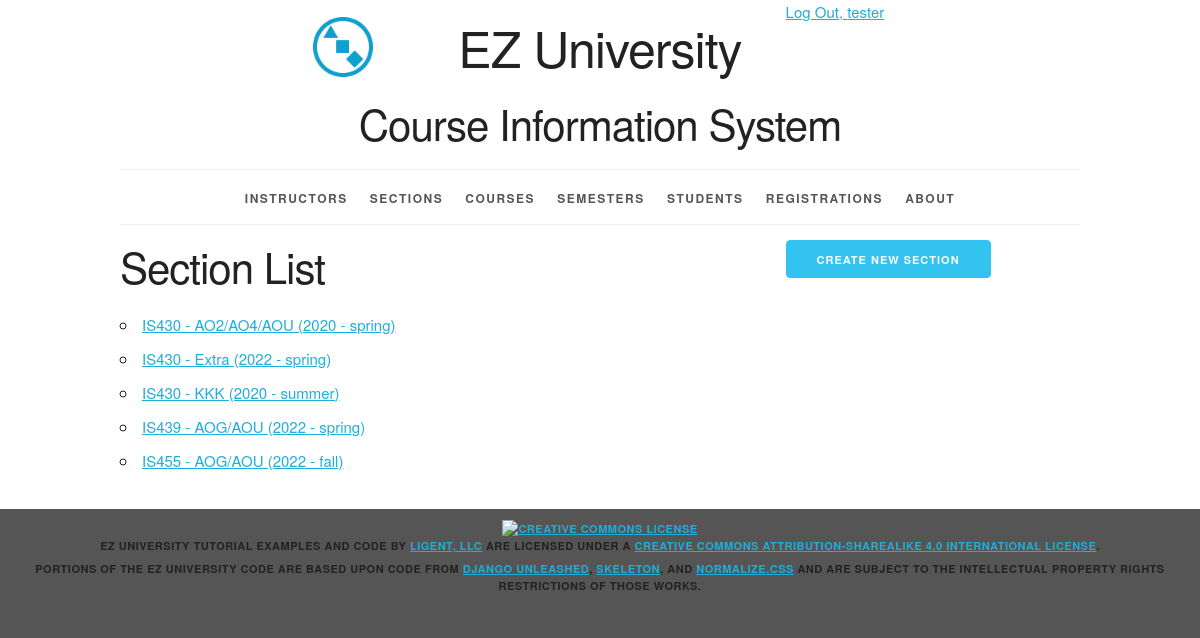
The app's page /section/ (signed in) with its own data.
### courseinfo/models.py (models this page shows, shortened)
class Section(models.Model):
    section_id = models.AutoField(primary_key=True)
    section_name = models.CharField(max_length=20)
    semester = models.ForeignKey(Semester, related_name='sections', on_delete=models.PROTECT)
    course = models.ForeignKey(Course, related_name='sections', on_delete=models.PROTECT)
    instructor = models.ForeignKey(Instructor, related_name='sections', on_delete=models.PROTECT)
    def __str__(self):
        return '%s - %s (%s)' % (self.course.course_number, self.section_name, self.semester.__str__())
    def get_absolute_url(self):
        return reverse('courseinfo_section_detail_urlpattern',
                       kwargs={'pk':self.pk}
                       )
    class Meta:
        ordering = ['course', 'section_name', 'semester']
        constraints = [
            UniqueConstraint(fields=['semester', 'course', 'section_name'],
                             name='unique_section')
        ]

class Course(models.Model):
    course_id = models.AutoField(primary_key=True)
    course_number = models.CharField(max_length=20)
    course_name = models.CharField(max_length=255)
    class Meta:
        ordering = ['course_number', 'course_name']
        constraints = [
            UniqueConstraint(fields=['course_number', 'course_name'], name='unique_course')
        ]

class Semester(models.Model):
    semester_id = models.AutoField(primary_key=True)
    year = models.ForeignKey(Year, related_name='semesters', on_delete=models.PROTECT)
    period = models.ForeignKey(Period, related_name='semesters', on_delete=models.PROTECT)
    def __str__(self):
        return '%s - %s' %(self.year.year, self.period.period_name)
    class Meta:
        ordering = ['year__year', 'period__period_sequence']
        constraints = [
            UniqueConstraint(fields=['year', 'period'], name='unique_semester')
        ]

class Year(models.Model):
    year_id = models.AutoField(primary_key=True)
    year = models.IntegerField(unique=True)
    class Meta:
        ordering = ['year']

class Period(models.Model):
    period_id = models.AutoField(primary_key=True)
    period_sequence = models.IntegerField(unique=True)
    period_name = models.CharField(max_length=45, unique=True)
    class Meta:
        ordering = ['period_sequence']

### courseinfo/views.py (the view)
class SectionList(LoginRequiredMixin, PermissionRequiredMixin, ListView):
    model = Section
    permission_required = 'courseinfo.view_section'

### courseinfo/templates/courseinfo/section_list.html (shortened to what this page needs)
{% extends 'courseinfo/base.html' %}
{% block create_button %}
    {% if perms.courseinfo.add_section %}
        <a
                href="{% url 'courseinfo_section_create_urlpattern' %}"
                class="button button-primary">
            Create New Section</a>
    {% endif %}
{% endblock %}
{% block org_content %}
    <h2>Section List</h2>
    <ul>
        {% for section in section_list %}
            <li>
                <a href="{{ section.get_absolute_url }}">
                    {{ section }}</a>
            </li>
        {% empty %}
            <li><em>There are currently no sections available.</em></li>
        {% endfor %}
    </ul>
{% endblock %}

### courseinfo/templates/courseinfo/base.html (shortened to what this page needs)
{% load static %}
<!DOCTYPE html>
<html lang="en">
<head>
    <link rel="stylesheet" type="text/css"
          href="{% static 'coursinfo/normalize.css' %}">
    <link rel="stylesheet" type="text/css"
          href="{% static 'courseinfo/skeleton.css' %}">
    <link rel="stylesheet" type="text/css"
          href="{% static 'courseinfo/style.css' %}">
</head>
<body>
<div class="container">
    <div class="status row">
        <div class="offset-by-eight four columns">
            <ul class="inline">
                {% if user.is_authenticated %}
                    <li><a href="{% url 'logout_urlpattern' %}">
                        Log Out, {{ user.get_username }}</a></li>
                {% else %}
                    <li><a href="{% url 'login_urlpattern' %}">
                        Log In</a></li>
                {% endif %}
            </ul>
        </div>
    </div>
    <header class="row">
        <div class="offset-by-one ten columns">
            <h1 class="logo">EZ University</h1>
            <h2>Course Information System</h2>
        </div>
    </header>
    <nav>
        <ul>
            {% if perms.courseinfo.view_instructor %}
                <li>
                    <a href="{% url 'courseinfo_instructor_list_urlpattern' %}">
                        Instructors</a></li>
            {% endif %}
            {% if perms.courseinfo.view_section %}
                <li>
                    <a href="{% url 'courseinfo_section_list_urlpattern' %}">
                        Sections</a></li>
            {% endif %}
            {% if perms.courseinfo.view_course %}
                <li>
                    <a href="{% url 'courseinfo_course_list_urlpattern' %}">
                        Courses</a></li>
            {% endif %}
            {% if perms.courseinfo.view_semester %}
                <li>
                    <a href="{% url 'courseinfo_semester_list_urlpattern' %}">
                        Semesters</a></li>
            {% endif %}
            {% if perms.courseinfo.view_student %}
                <li>
                    <a href="{% url 'courseinfo_student_list_urlpattern' %}">
                        Students</a></li>
            {% endif %}
            {% if perms.courseinfo.view_registration %}
                <li>
                    <a href="{% url 'courseinfo_registration_list_urlpattern' %}">
                        Registrations</a></li>
            {% endif %}
            <li>
                <a href="{% url 'about_urlpattern' %}">
                    About</a></li>
        </ul>
    </nav>
    <main>
        {% block content %}
            <div class="row">
                <section class="eight columns">
                    {% block org_content %}{% endblock %}
                </section>
                <section class="desktop four columns">
                    {% block create_button %}{% endblock %}
                </section>
            </div>
        {% endblock %}
    </main>
</div>
<footer>
    <p>
        <a rel="license" href="http://creativecommons.org/licenses/by-sa/4.0/">
            <img alt="Creative Commons License" style="border-width:0"
                 src="https://i.creativecommons.org/l/by-sa/4.0/88x31.png"/>
        </a><br/><span property="dct:title">EZ University Tutorial Examples and Code</span>
        by
        <a href="https://www.ligent.net" property="cc:attributionName"
           rel="cc:attributionURL">Ligent, LLC</a> are licensed under a
        <a rel="license" href="http://creativecommons.org/licenses/by-sa/4.0/">Creative Commons Attribution-ShareAlike
            4.0 International License</a>.
    </p>
    <p>Portions of the EZ University code are based upon code from
        <a href="https://django-unleashed.com">Django Unleashed</a>,
        <a href="http://getskeleton.com/">Skeleton</a>, and
        <a href="https://necolas.github.io/normalize.css/">Normalize.css</a> and
        are subject to the intellectual property rights restrictions of those works.
    </p>
</footer>
</body>
</html>

### courseinfo/static/courseinfo/skeleton.css (style rules this page uses)
.container { position: relative; width: 100%; max-width: 960px; margin: 0 auto; padding: 0 20px; box-sizing: border-box; }
.column, .columns { width: 100%; float: left; box-sizing: border-box; }
@media (min-width: 400px) { .container { width: 85%; padding: 0; } }
@media (min-width: 550px) { .container { width: 80%; } }
@media (min-width: 550px) { .column, .columns { margin-left: 4%; } }
@media (min-width: 550px) { .column:first-child, .columns:first-child { margin-left: 0; } }
@media (min-width: 550px) { .four.columns { width: 30.6666666667%; } }
@media (min-width: 550px) { .eight.columns { width: 65.3333333333%; } }
@media (min-width: 550px) { .ten.columns { width: 82.6666666667%; } }
@media (min-width: 550px) { .offset-by-one.column, .offset-by-one.columns { margin-left: 8.66666666667%; } }
@media (min-width: 550px) { .offset-by-eight.column, .offset-by-eight.columns { margin-left: 69.3333333333%; } }
html { font-size: 62.5%; }
body { font-size: 1.5em; line-height: 1.6; font-weight: 400; font-family: "Raleway", "HelveticaNeue", "Helvetica Neue", Helvetica, Arial, sans-serif; color: #222; }
h1, h2, h3, h4, h5, h6 { margin-top: 0; margin-bottom: 2rem; font-weight: 300; }
h1 { font-size: 4.0rem; line-height: 1.2; letter-spacing: -.1rem; }
h2 { font-size: 3.6rem; line-height: 1.25; letter-spacing: -.1rem; }
@media (min-width: 550px) { h1 { font-size: 5.0rem; } }
@media (min-width: 550px) { h2 { font-size: 4.2rem; } }
p { margin-top: 0; }
a { color: #1EAEDB; }
.button, button, input[type="submit"], input[type="reset"], input[type="button"] { display: inline-block; height: 38px; padding: 0 30px; color: #555; text-align: center; font-size: 11px; font-weight: 600; line-height: 38px; letter-spacing: .1rem; text-transform: uppercase; text-decoration: none; white-space: nowrap; background-color: transparent; border-radius: 4px; border: 1px solid #bbb; cursor: pointer; box-sizing: border-box; }
.button.button-primary, button.button-primary, input[type="submit"].button-primary, input[type="reset"].button-primary, input[type="button"].button-primary { color: #FFF; background-color: #33C3F0; border-color: #33C3F0; }
ul { list-style: circle inside; }
ol, ul { padding-left: 0; margin-top: 0; }
li { margin-bottom: 1rem; }
button, .button { margin-bottom: 1rem; }
pre, blockquote, dl, figure, table, p, ul, ol, form { margin-bottom: 2.5rem; }
.container:after, .row:after, .u-cf { content: ""; display: table; clear: both; }

### courseinfo/static/courseinfo/style.css (style rules this page uses)
.desktop { display: none; }
@media (min-width: 550px) { .desktop { display: block; } }
html { height: 100%; background-color: #555; }
body { background-color: white; }
body>div>header { text-align: center;; }
header h1 { display: inline-block; font-weight: normal; font-style: normal; width: 100%; margin-top: 0; padding-top: 0; }
.logo { padding-top: 50px; background-image: url("/static/courseinfo/logo.png"); background-size: 50px; background-repeat: no-repeat; background-position: top; }
@media (min-width: 750px) { .logo { padding-top: 0; background-size: contain; background-position: 0% 0%; } }
@media (min-width: 1000px) { .logo { background-position: 10% 0%; } }
@media (min-width: 1200px) { .logo { background-position: 15% 0%; } }
nav { border-top: 1px solid #eee; width: 100%; border-bottom: 1px solid #eee; margin: 0 0 1em; padding: 0; }
nav ul { margin: 0; padding: 1em 0; list-style-type: none; text-align: center; }
nav ul li { display: inline; padding: 0; margin: 0 0.25em; font-weight: 600; text-transform: uppercase; text-align: center; font-size: 1rem; letter-spacing: .10rem; }
@media (min-width: 400px) { nav ul li { letter-spacing: .15rem; font-size: 1.2rem; margin: 0 0.5em; } }
@media (min-width: 550px) { nav ul li { margin: 0 0.75em; } }
nav ul li a { color: #555; text-decoration: none; background-color: transparent; cursor: pointer; }
.inline { list-style-type: none; padding: 0; margin: 0 0 -0.5em; }
.inline li { display: inline; }
body>footer { width: 100%; background-color: #555; font-size: 1.1rem; letter-spacing: .05rem; font-weight: 600; text-transform: uppercase; text-align: center; padding: 1em 0; margin: 1em 0; }
body>footer p { margin-bottom: 0.5rem; }

### records on screen
Section: course+section_name+semester "IS430 - AO2/AO4/AOU (2020 - spring)"
Section: course+section_name+semester "IS430 - Extra (2022 - spring)"
Section: course+section_name+semester "IS430 - KKK (2020 - summer)"
Section: course+section_name+semester "IS439 - AOG/AOU (2022 - spring)"
Section: course+section_name+semester "IS455 - AOG/AOU (2022 - fall)"

### other values on screen
{{ user.get_username }} "tester"
